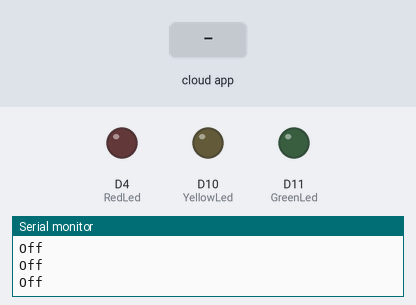
Simulated run of this sketch. Board: Arduino MKR. Shown: output pins drawn as LEDs (lit = HIGH), the last lines printed to the serial monitor. Inputs (shaded band) come from the test bench. WiFi joins after 1.5 s; servers stay silent unless stated; the Firebase database answers and starts empty.

Above: at 2.8 s.
2.9 s: the phone or cloud app sets status to RED
At 4.1 s:
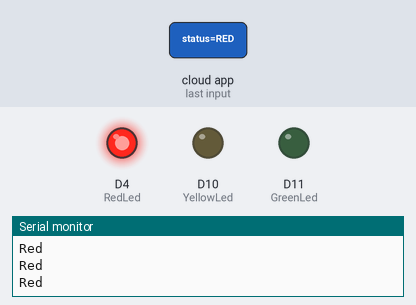
4.5 s: the phone or cloud app sets status to YELLOW
At 5.3 s:
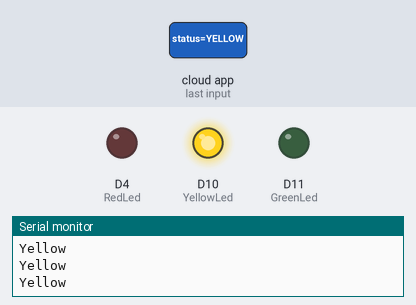
6.0 s: the phone or cloud app sets status to GREEN
At 6.5 s:
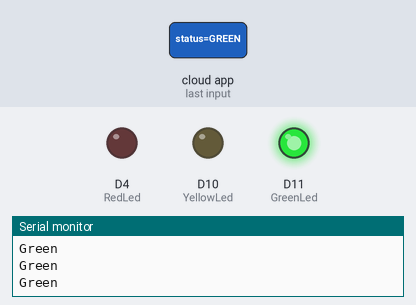
7.5 s: the phone or cloud app sets status to OFF
At 9.0 s:
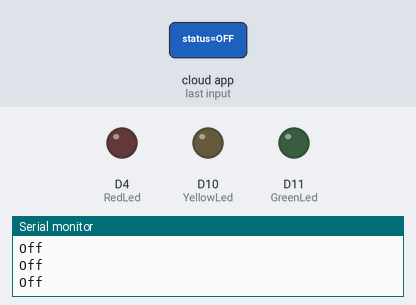
Timing chart, 0 to 10.0 s (numbered marks = the images above; inputs shaded):
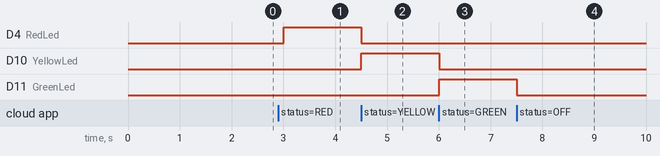

The sketch:

Light.ino
```cpp
#include <Arduino.h>
#include <WiFiNINA.h>
#include <ArduinoJson.h>
#include <Firebase_Arduino_WiFiNINA.h>

#define FIREBASE_HOST ""
#define FIREBASE_AUTH ""

char ssid[] = "Aadi";
char pass[] = "aadi1234";

FirebaseData object;
String path = "/Light/status/";

#define RedLed  4
#define YellowLed  10
#define GreenLed  11

void setup()
{
  Serial.begin(9600);
  pinMode(RedLed, OUTPUT);
  pinMode(YellowLed, OUTPUT);
  pinMode(GreenLed, OUTPUT);

  while (WiFi.begin(ssid, pass) != WL_CONNECTED)
  {
    // failed, retry
    Serial.print(".");
    delay(5000);
  }

  Serial.print("You're connected to the ");
  Serial.println(ssid);
  Serial.print("WiFi localIP: ");
  Serial.println(WiFi.localIP());
  Serial.println();

  Firebase.begin(FIREBASE_HOST, FIREBASE_AUTH, ssid, pass);
  Firebase.reconnectWiFi(true);

  if (Firebase.setString(object, path, "OFF"))
  {
    Serial.println("Connected: OK");
  }
  else
  {
    Serial.println("Error: " + object.errorReason());
  }
}

void loop()
{

  if (Firebase.getString(object, path))
  {
   LedStatus(object.stringData());
  }
  else
  {
    Serial.println("Error");

    Firebase.begin(FIREBASE_HOST, FIREBASE_AUTH, ssid, pass);
    Firebase.reconnectWiFi(true);

   if (Firebase.setString(object, path, "OFF"))
   {
    Serial.println("Connected: OK");
   }
   else
    {
    Serial.println("Error: " + object.errorReason());
    }
  }
}


void LedStatus(String Status)
{
  if (Status == "RED")
  {
    Serial.println("Red");
    digitalWrite(RedLed, HIGH);
    digitalWrite(YellowLed, LOW);
    digitalWrite(GreenLed, LOW);
  }
  else if (Status == "YELLOW")
  {
    Serial.println("Yellow");
    digitalWrite(RedLed, LOW);
    digitalWrite(YellowLed, HIGH);
    digitalWrite(GreenLed, LOW);
  }
  else if (Status == "GREEN")
  {
    Serial.println("Green");
    digitalWrite(RedLed, LOW);
    digitalWrite(YellowLed, LOW);
    digitalWrite(GreenLed, HIGH);
  }
  else if(Status == "OFF")
  {
    Serial.println("Off");
    digitalWrite(RedLed, LOW);
    digitalWrite(YellowLed, LOW);
    digitalWrite(GreenLed, LOW);
  }
}
```

Measured:
- after the input at 2.9 s, D4 (RedLed): LOW → HIGH after 0.10 s
- after the input at 4.5 s, D4 (RedLed): HIGH → LOW at once; D10 (YellowLed): LOW → HIGH at once
- after the input at 6.0 s, D10 (YellowLed): HIGH → LOW at once; D11 (GreenLed): LOW → HIGH at once
- after the input at 7.5 s, D11 (GreenLed): HIGH → LOW at once
